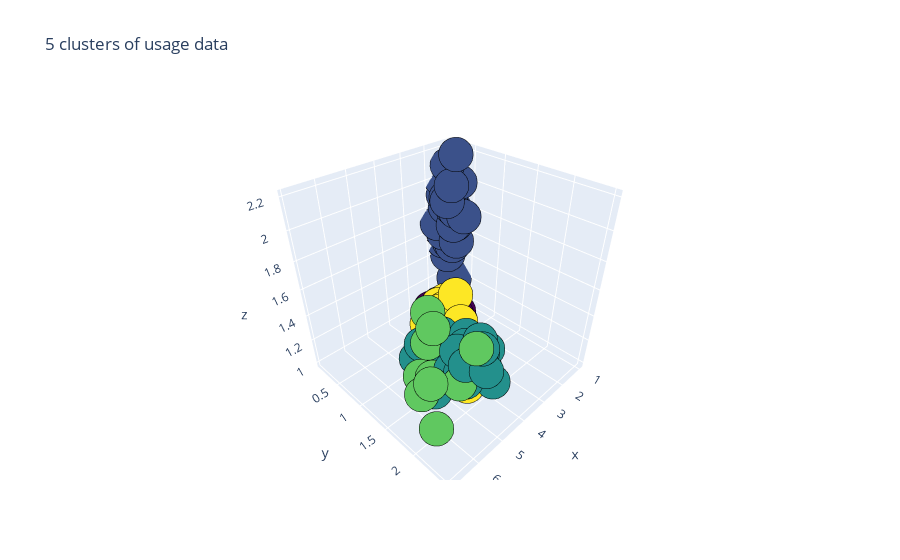

Here is the notebook cell this chart was saved with:
### Code cell
data1 = go.Scatter3d(
    x=usage_df['8am_2pm'],
    y=usage_df['9pm_12am'],
    z=usage_df['12am_8am'],
    mode='markers',
    marker=dict(
        size=12,
        color=kmeans_5_clusters.labels_,
        colorscale="Viridis",
        opacity=1,
        line=dict(
            width=0.5,
            color = 'black'
        ),
    ),
)
        

layout = dict(title = '5 clusters of usage data')

fig = {
    'data': [data1],
    'layout': layout
}
plotly.offline.iplot(fig, filename='shapes-circle')

### Figure 1 — Plotly figure (JSON) as saved in the notebook; plotly's stock layout.template omitted (floating-point values rounded to 4 significant figures; data arrays with more than 128 entries replaced by an {"elided": "..."} marker saying what was removed)
{"data": [{"marker": {"color": {"elided": "140 int values"}, "colorscale": [[0, "#440154"], [0.1111, "#482878"], [0.2222, "#3e4989"], [0.3333, "#31688e"], [0.4444, "#26828e"], [0.5556, "#1f9e89"], [0.6667, "#35b779"], [0.7778, "#6ece58"], [0.8889, "#b5de2b"], [1, "#fde725"]], "line": {"color": "black", "width": 0.5}, "opacity": 1, "size": 12}, "mode": "markers", "type": "scatter3d", "x": {"elided": "140 float values"}, "y": {"elided": "140 float values"}, "z": {"elided": "140 float values"}}], "layout": {"title": {"text": "5 clusters of usage data"}}}
